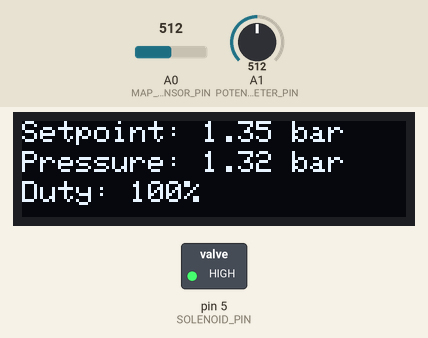
This sketch was run on a simulated Arduino Uno, built with avr-gcc and run on an emulated ATmega328P. Shown: 128×32 one-colour display, switched loads named in the sketch (green lamp = pin HIGH). The inputs (shaded band) are chosen by the test bench; at power-on: A1 (POTENTIOMETER_PIN) = 512, A0 (MAP_SENSOR_PIN) = 512. The display library's start-up logo is not drawn; what the sketch prints to the serial monitor is not drawn.

Above: at 3.27 s.
3.3 s: A1 (POTENTIOMETER_PIN) set to 470
At 4.9 s:
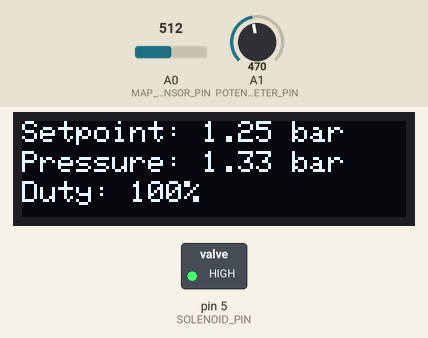
5.2 s: A1 (POTENTIOMETER_PIN) set to 444
At 6.3 s:
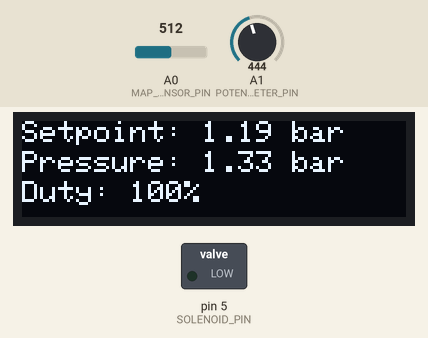
6.7 s: A0 (MAP_SENSOR_PIN) set to 570
At 7.9 s:
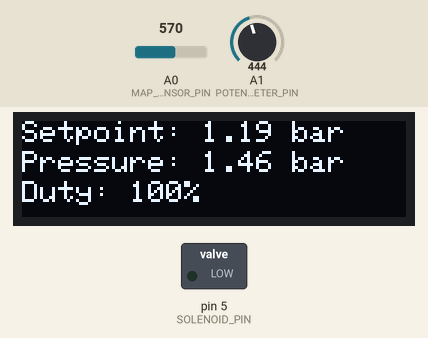
8.4 s: A0 (MAP_SENSOR_PIN) set to 599
At 9.7 s:
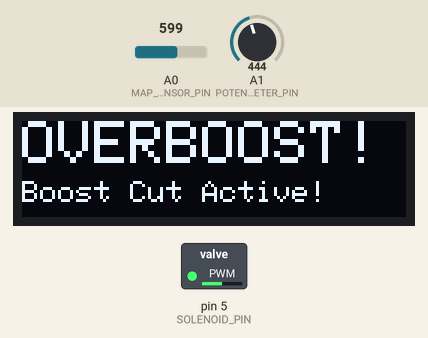
10.0 s: A0 (MAP_SENSOR_PIN) set to 555
At 11.6 s:
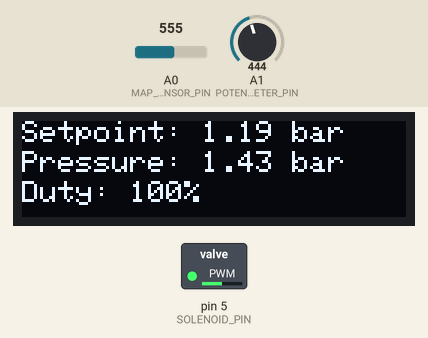
11.9 s: A0 (MAP_SENSOR_PIN) set to 529
At 13.8 s:
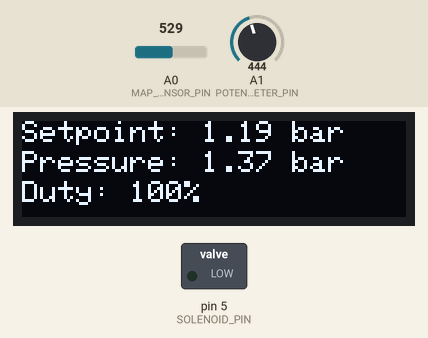
Timing chart, 0 to 14.6 s (numbered marks = the images above; inputs shaded):
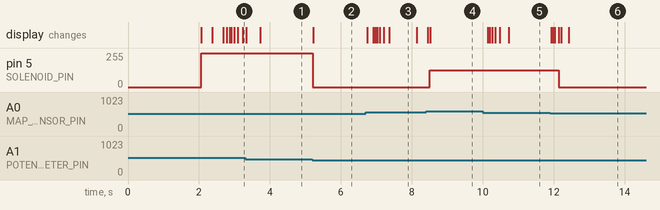

Measured:
- the behaviour switches between 459 and 458 on A1 (POTENTIOMETER_PIN) (found by bisection; images 1 and 2)
- the behaviour switches between 580 and 581 on A0 (MAP_SENSOR_PIN) (found by bisection; images 3 and 4)
- the behaviour switches between 539 and 538 on A0 (MAP_SENSOR_PIN) (found by bisection; images 5 and 6)
- after the input at 3.3 s, the display: first changes at once (image 1 shows a later state)
- after the input at 5.2 s, pin 5 (SOLENOID_PIN): 255/255 → 0/255 at once; the display: changes at once (image 2)
- after the input at 6.7 s, the display: first changes at once (image 3 shows a later state)
- after the input at 8.4 s, pin 5 (SOLENOID_PIN): 0/255 → 127/255 after 0.11 s; the display: first changes after 0.05 s (image 4 shows a later state)
- after the input at 10.0 s, the display: first changes after 0.14 s (image 5 shows a later state)
- after the input at 11.9 s, pin 5 (SOLENOID_PIN): 127/255 → 0/255 after 0.24 s; the display: first changes at once (image 6 shows a later state)

The sketch:

oled_smooth.ino
```cpp
#include <Wire.h>
#include <Adafruit_GFX.h>
#include <Adafruit_SSD1306.h>
#include <PID_v1.h>

// Pin Definitions
#define SOLENOID_PIN 5
#define MAP_SENSOR_PIN A0
#define POTENTIOMETER_PIN A1

// OLED Display (I2C, address 0x3C for 128x32 OLED)
#define SCREEN_WIDTH 128
#define SCREEN_HEIGHT 32
Adafruit_SSD1306 display(SCREEN_WIDTH, SCREEN_HEIGHT, &Wire, -1);

// PID Variables
double setpoint, input, output;
double Kp = 2.5, Ki = 4.0, Kd = 1.2;  // Tuned PID values
PID myPID(&input, &output, &setpoint, Kp, Ki, Kd, DIRECT);

// Pressure & Safety Settings
const float MAP_SENSOR_MIN_VOLTAGE = 0.2;
const float MAP_SENSOR_MAX_VOLTAGE = 4.9;
const float MAP_SENSOR_MIN_PRESSURE = 20;
const float MAP_SENSOR_MAX_PRESSURE = 250;
float overboostThreshold = 230;  // Setpoint + 0.3 bar (30 kPa)
const float MAX_PRESSURE_LIMIT = 250;
bool solenoidActive = false;
bool overboostShutdown = false;

// Hysteresis to prevent rapid solenoid toggling
const float hysteresis = 10.0;  // 10 kPa (0.1 bar)

// Low-pass filter settings
const float filterAlpha = 0.1;
float filteredPressure = 0;

// Faster Screen Update Timing
unsigned long lastDisplayUpdate = 0;
const unsigned long displayUpdateInterval = 100;

void setup() {
    pinMode(SOLENOID_PIN, OUTPUT);
    Serial.begin(115200);

    // Initialize OLED
    if (!display.begin(SSD1306_SWITCHCAPVCC, 0x3C)) {
        Serial.println(F("SSD1306 allocation failed"));
        for (;;);
    }
    display.display();
    delay(2000);

    display.clearDisplay();

    myPID.SetMode(AUTOMATIC);
    myPID.SetTunings(Kp, Ki, Kd);

    // Initialize display with default values
    displayStatus(0.0, 0.0, 0);
}

void loop() {
    static float lastPressure = -1;
    static float lastOutput = -1;
    static float lastSetpoint = -1;

    // Read MAP Sensor
    int sensorValue = analogRead(MAP_SENSOR_PIN);
    float voltage = sensorValue * (5.0 / 1023.0);

    // MAP Sensor Failsafe
    if (voltage < MAP_SENSOR_MIN_VOLTAGE) {
        Serial.println("⚠ WARNING: MAP SENSOR FAILURE! DISABLING BOOST CONTROL.");
        digitalWrite(SOLENOID_PIN, LOW);
        displaySensorError();
        return;
    }

    // Convert sensor voltage to pressure
    float rawPressure = ((voltage - MAP_SENSOR_MIN_VOLTAGE) / (MAP_SENSOR_MAX_VOLTAGE - MAP_SENSOR_MIN_VOLTAGE)) *
                         (MAP_SENSOR_MAX_PRESSURE - MAP_SENSOR_MIN_PRESSURE) + MAP_SENSOR_MIN_PRESSURE;

    // Apply Low-Pass Filter to smooth fluctuations
    filteredPressure = (filterAlpha * rawPressure) + ((1 - filterAlpha) * filteredPressure);
    float pressureBar = filteredPressure / 100.0;

    // Read Potentiometer for Desired Pressure
    int potValue = analogRead(POTENTIOMETER_PIN);
    setpoint = map(potValue, 0, 1023, MAP_SENSOR_MIN_PRESSURE, MAX_PRESSURE_LIMIT);
    float setpointBar = setpoint / 100.0;

    // Set Overboost Limit (Setpoint + 0.3 bar)
    overboostThreshold = setpoint + 30;
    float overboostBar = overboostThreshold / 100.0;

    // Overboost Protection
    if (filteredPressure > overboostThreshold) {
        overboostShutdown = true;
        solenoidActive = false;
        analogWrite(SOLENOID_PIN, 127);  // 50% open instead of shutting off completely
        displayOverboostWarning();
        printSerialData(pressureBar, setpointBar, 50, voltage, overboostBar);
        return;
    }

    // Reset overboost protection
    if (overboostShutdown && filteredPressure < (overboostThreshold - hysteresis)) {
        overboostShutdown = false;
    }

    // Normal PID-Based Boost Control
    if (!overboostShutdown) {
        myPID.Compute();
        output = constrain(output, 0, 255);

        if (filteredPressure < (setpoint - hysteresis)) {
            analogWrite(SOLENOID_PIN, (int)output);
            solenoidActive = (output > 0);
        } else if (filteredPressure > (setpoint + hysteresis)) {
            digitalWrite(SOLENOID_PIN, LOW);
            solenoidActive = false;
        }
    }

    // Convert duty cycle to %
    int dutyCyclePercent = (output / 255.0) * 100;

    // Update Display & Serial Output
    if (millis() - lastDisplayUpdate >= displayUpdateInterval ||
        filteredPressure != lastPressure || output != lastOutput || setpoint != lastSetpoint) {

        displayStatus(pressureBar, setpointBar, dutyCyclePercent);
        printSerialData(pressureBar, setpointBar, dutyCyclePercent, voltage, overboostBar);
        lastPressure = filteredPressure;
        lastOutput = output;
        lastSetpoint = setpoint;
        lastDisplayUpdate = millis();
    }
}

//  **Display on OLED**
void displayStatus(float pressureBar, float setpointBar, int dutyCyclePercent) {
    display.clearDisplay();
    display.setTextColor(SSD1306_WHITE);
    display.setTextSize(1);
    display.setCursor(0, 0);

    display.print("Setpoint: ");
    display.print(setpointBar, 2);
    display.print(" bar");

    display.setCursor(0, 10);
    display.print("Pressure: ");
    display.print(pressureBar, 2);
    display.print(" bar");

    display.setCursor(0, 20);
    display.print("Duty: ");
    display.print(dutyCyclePercent);
    display.print("%");

    display.display();
}

//  **Overboost Warning**
void displayOverboostWarning() {
    display.clearDisplay();
    display.setTextColor(SSD1306_WHITE);
    display.setTextSize(2);
    display.setCursor(0, 0);
    display.print("OVERBOOST!");
    display.setTextSize(1);
    display.setCursor(0, 20);
    display.print("Boost Cut Active!");
    display.display();
}

//  **MAP Sensor Error**
void displaySensorError() {
    display.clearDisplay();
    display.setTextColor(SSD1306_WHITE);
    display.setTextSize(2);
    display.setCursor(0, 0);
    display.print("SENSOR FAIL!");
    display.display();
}

//  **Serial Monitor Output**
void printSerialData(float pressureBar, float setpointBar, int dutyCyclePercent, float sensorVoltage, float obLimit) {
    Serial.println("==================================");
    Serial.print("Setpoint  : "); Serial.print(setpointBar, 2); Serial.println(" bar");
    Serial.print("Pressure  : "); Serial.print(pressureBar, 2); Serial.println(" bar");
    Serial.print("Duty Cycle: "); Serial.print(dutyCyclePercent); Serial.println("%");
    Serial.println("==================================\n");
}
```
